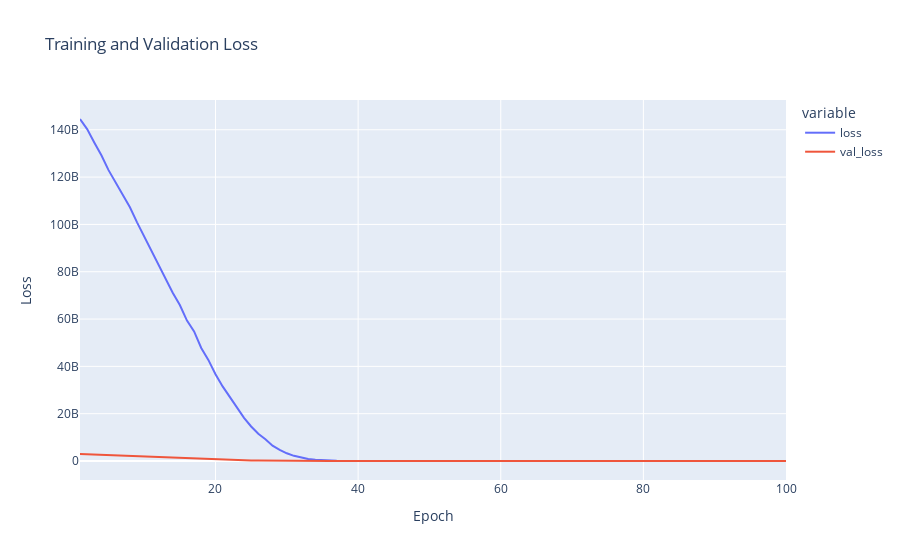
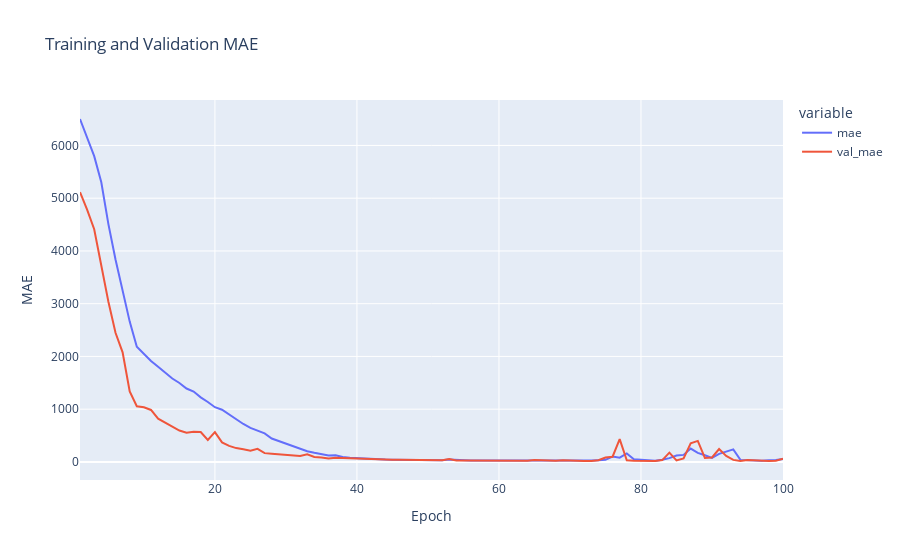

The code cell stored with these charts, in order, in its notebook:
### Code cell
import plotly.express as px
import pandas as pd

# create a dataframe with the training history
df_graph = pd.DataFrame(history.history)

# create line charts for loss and MAE
fig = px.line(df_graph, x=df_graph.index+1, y=['loss', 'val_loss'], labels={'x':'Epoch', 'value':'Loss'},
              title='Training and Validation Loss')
fig.update_traces(mode='lines')
fig.show()

fig = px.line(df_graph, x=df_graph.index+1, y=['mae', 'val_mae'], labels={'x':'Epoch', 'value':'MAE'},
              title='Training and Validation MAE')
fig.update_traces(mode='lines')
fig.show()
